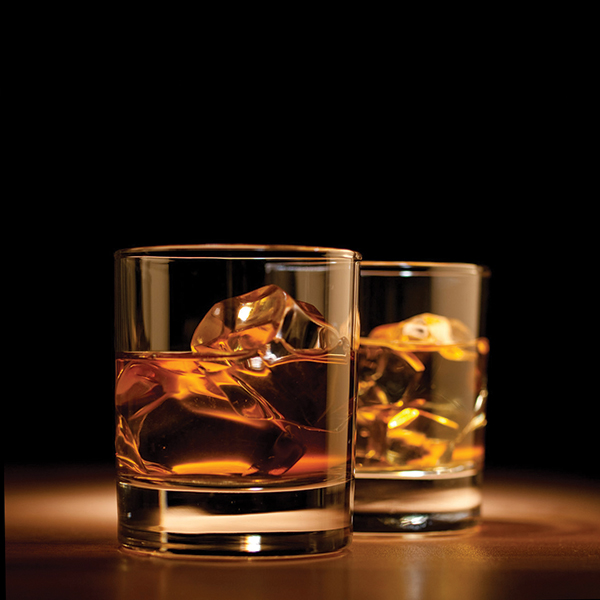
#> input picture assets/img/whiskey-glasses.jpg, 600 x 600 px
$ jupyter execute compare_photos.ipynb   (shell and % lines are left out)   (Python 2 division)
#> lines starting #> are read from the running program, lines starting #| are printed output that depends on the picture; pictures that were not available may be replaced by others from this repository, and a replacement may not be noted
[cell 1]
import numpy as np
import pandas as pd
from PIL import Image

from skimage.measure import structural_similarity as ssim
import matplotlib.pyplot as plt

[cell 2]
def calculate_reshape_size(img):
    reshape_size = list(img.size[::-1])
    reshape_size.append(3)
    return tuple(reshape_size)

[cell 3]
def convert_rgb_grayscale(rgb):
    grayscale = convert_rgb_grayscale_linear(rgb)
    transformation_function = check_nonlinear_formula(grayscale)
    grayscale = transformation_function(grayscale)
    return grayscale

def convert_rgb_grayscale_linear(rgb):
    r = rgb[0]/255.
    g = rgb[1]/255.
    b = rgb[2]/255.
    RCOEFF = .2126
    GCOEFF = .7152
    BCOEFF = .0722
    grayscale = r * RCOEFF + g * GCOEFF + b * BCOEFF
    return grayscale

def check_nonlinear_formula(grayscale):
    LINEAR_CUTOFF = .0031308
    if grayscale <= LINEAR_CUTOFF:
        transform_func = grayscale_linear_transformation
    else:
        transform_func = grayscale_nonlinear_transformation
    return transform_func

def grayscale_linear_transformation(grayscale):
    COEFF = 12.92
    return COEFF * grayscale

def grayscale_nonlinear_transformation(grayscale):
    COEFF = 1.055
    EXP = 1/2.4
    INTERCEPT = .055
    return COEFF * pow(grayscale, EXP) - INTERCEPT

[cell 4]
def mse(imageA, imageB):
    # the 'Mean Squared Error' between the two images is the
    # sum of the squared difference between the two images;
    # NOTE: the two images must have the same dimension
    err = np.sum((imageA.astype("float") - imageB.astype("float")) ** 2)
    err /= float(imageA.shape[0] * imageA.shape[1])

    # return the MSE, the lower the error, the more "similar"
    # the two images are
    return err

def compare_images(imageA, imageB, title, reshape_size, saveAs):
    # compute the mean squared error and structural similarity
    # index for the images
    m = mse(imageA, imageB)
    s = ssim(imageA, imageB, win_size = 3)

    imageA = imageA.reshape(reshape_size)
    imageB = imageB.reshape(reshape_size)
    # setup the figure
    fig = plt.figure(title)
    plt.suptitle("MSE: %.2f, SSIM: %.2f" % (m, s))

    # show first image
    ax = fig.add_subplot(1, 2, 1)
    plt.imshow(imageA, cmap = plt.cm.gray)
    plt.axis("off")

    # show the second image
    ax = fig.add_subplot(1, 2, 2)
    plt.imshow(imageB, cmap = plt.cm.gray)
    plt.axis("off")

    # show the images
    if saveAs:
        plt.savefig(saveAs)
    plt.show()

[cell 5]
def import_image(file_path):
    f = Image.open(file_path, 'r')
    return f

def convert_image_to_np_array(img):
    img_np = np.asarray(img.getdata()).astype(float)
    return img_np

[cell 6]
whiskey = import_image('../assets/img/whiskey-glasses.jpg')
#> in import_image, f is the input picture: PIL image 600x600 RGB; mean R, G, B 47, 28, 14.7
whiskey_np = convert_image_to_np_array(whiskey)
whiskeydog = import_image('../assets/img/whiskey-glasses_edited.jpg')
#> call 2 of import_image, with file_path = '../assets/img/whiskey-glasses_edited.jpg'
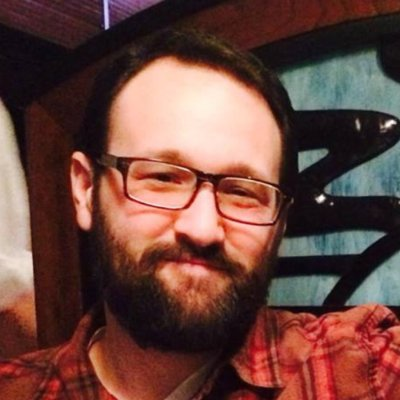
#> input picture assets/img/chris-head.jpg, 400 x 400 px, given in place of whiskey-glasses_edited.jpg, which was not available
#> in import_image, f is the input picture: PIL image 400x400 RGB; mean R, G, B 107.6, 69.2, 61.8
whiskeydog_np = convert_image_to_np_array(whiskeydog)
reshape_size = calculate_reshape_size(whiskey)
#> reshape_size = (600, 600, 3)

[cell 7]
img1 = import_image('../assets/img/books.jpg')
#> call 3 of import_image, with file_path = '../assets/img/books.jpg'
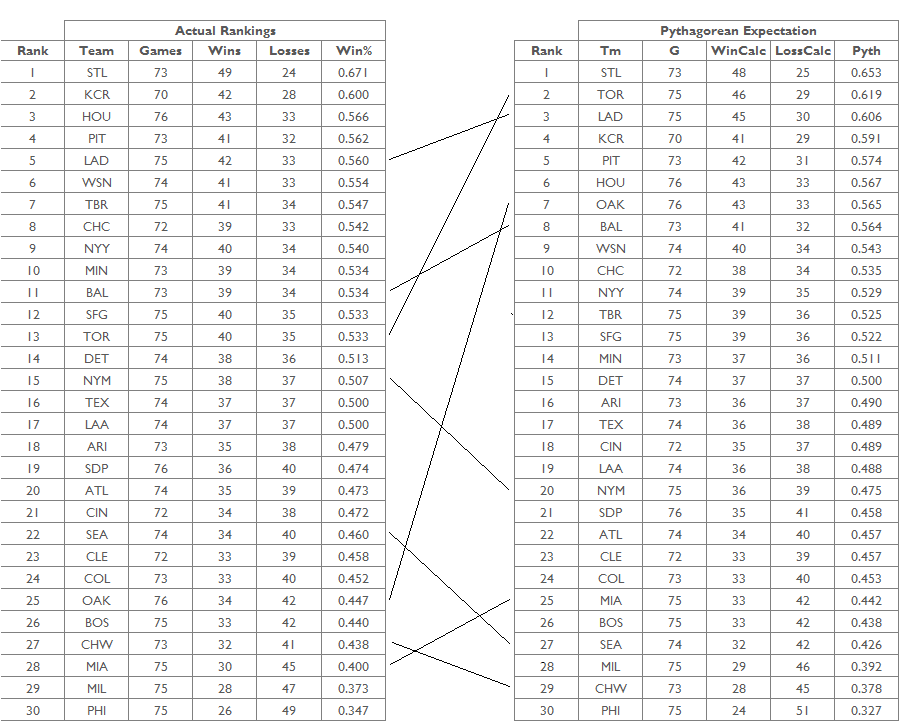
#> input picture assets/img/mlb_luck_rankings062715.png, 899 x 721 px, given in place of books.jpg, which was not available
#> in import_image, f is the input picture: PIL image 899x721 RGB; mean R, G, B 242.6, 242.6, 242.6
img1_np = convert_image_to_np_array(img1)
img2 = import_image('../assets/img/books2.jpg')
img2_np = convert_image_to_np_array(img2)
reshape_size = calculate_reshape_size(img1)
#> reshape_size = (721, 899, 3)

[cell 8]
print img1.size
#| (899, 721)
print img2.size
#| (899, 721)
print reshape_size
#| (721, 899, 3)

[cell 9]
compare_images(img1_np, img2_np, 'US', reshape_size = reshape_size, saveAs = False)
#> in mse, `err = np.sum((imageA.astype("float") - imageB.astype("float")) ** 2)`: err = 0
#> in compare_images, `s = ssim(imageA, imageB, win_size = 3)`: s = 1
#> in compare_images, `plt.show()`:
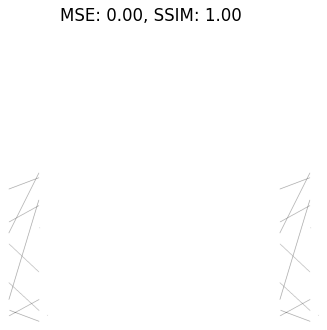
#> figure drawn by matplotlib, 2 panels
